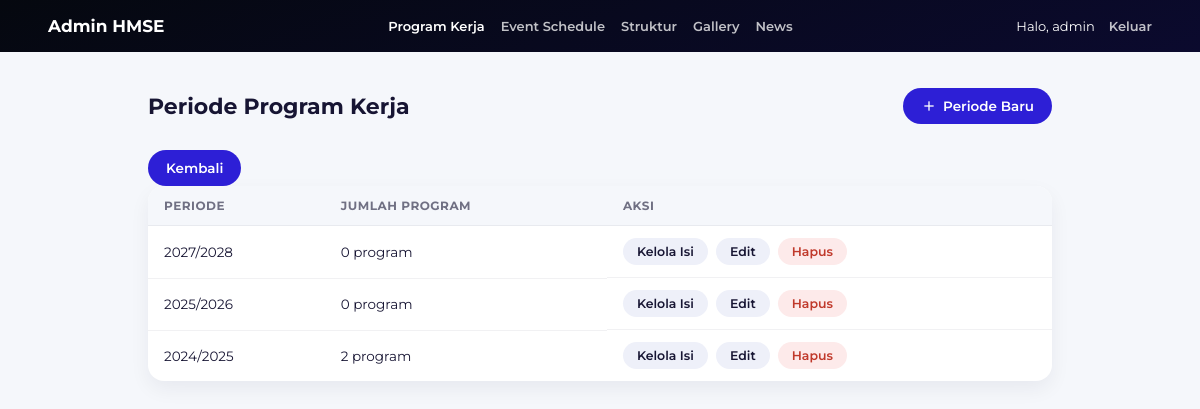
Page /admin/periode-list.php (signed in) on the committed database.
### tables this page shows
CREATE TABLE `periode` (
  `id` int(11) NOT NULL,
  `start_year` int(11) NOT NULL,
  `end_year` int(11) NOT NULL,
  `sort_order` int(11) DEFAULT 0,
  `created_at` datetime DEFAULT current_timestamp()
);

### admin/includes/helpers.php (called while the page is built, shortened)
<?php
function e(?string $value): string {
    return htmlspecialchars($value ?? '', ENT_QUOTES, 'UTF-8');
}

### admin/periode-list.php (the view, shortened to what this page needs)
<?php
require __DIR__ . '/includes/helpers.php';
$pdo = getDbConnection();
$periodes = $pdo->query('SELECT p.*, (SELECT COUNT(*) FROM program_kerja pk WHERE pk.periode_id = p.id) AS jumlah_program
                          FROM periode p ORDER BY start_year DESC')->fetchAll();
require __DIR__ . '/includes/header.php';
?>
<div class="admin-title-row">
    <h2>Periode Program Kerja</h2>
    <a class="btn" href="periode-form.php"><i class="material-icons" style="font-size:16px;">add</i> Periode Baru</a>
</div>
<?php if (empty($periodes)): ?>
    <div class="admin-empty">Belum ada periode. Tambah periode baru dulu di atas.</div>
<?php else: ?>
    <a href="dashboard.php" class="btn btn-back">Kembali</a>
    <table class="admin-table">
        <thead>
            <tr>
                <th>Periode</th>
                <th>Jumlah Program</th>
                <th>Aksi</th>
            </tr>
        </thead>
        <tbody>
            <?php foreach ($periodes as $p): ?>
                <tr>
                    <td><?= e($p['start_year']) ?>/<?= e($p['end_year']) ?></td>
                    <td><?= (int)$p['jumlah_program'] ?> program</td>
                    <td class="actions">
                        <a class="btn btn-secondary btn-small" href="proker-list.php?periode_id=<?= (int)$p['id'] ?>">Kelola Isi</a>
                        <a class="btn btn-secondary btn-small" href="periode-form.php?id=<?= (int)$p['id'] ?>">Edit</a>
                        <form class="confirm-delete-form" method="POST" action="periode-delete.php" onsubmit="return confirm('Hapus periode <?= e($p['start_year']) ?>/<?= e($p['end_year']) ?>? Semua program kerja di dalamnya ikut terhapus.');">
                            <button type="submit" class="btn btn-danger btn-small">Hapus</button>
                        </form>
                    </td>
                </tr>
            <?php endforeach; ?>
        </tbody>
    </table>
<?php endif; ?>

### admin/admin.css (style rules this page uses)
* { box-sizing:border-box; }
body { font-family:'Montserrat', sans-serif; background:#f5f7fb; margin:0; color:#171533; }
a { color:inherit; }
.admin-title-row { display:flex; justify-content:space-between; align-items:center; flex-wrap:wrap; gap:12px; margin-bottom:26px; }
.admin-title-row h2 { font-size:22px; font-weight:700; margin:0; }
.btn { display:inline-flex; align-items:center; gap:6px; padding:10px 18px; border-radius:50px; border:none; background:#2d1fd6; color:#fff; font-family:inherit; font-weight:600; font-size:13.5px; cursor:pointer; text-decoration:none; }
.btn-secondary { background:#eef0f9; color:#171533; }
.btn-danger { background:#fdeaea; color:#c0392b; }
.btn-small { padding:6px 14px; font-size:12.5px; }
.admin-table { width:100%; border-collapse:collapse; background:#fff; border-radius:16px; overflow:hidden; box-shadow:0 8px 20px rgba(11,10,46,0.06); }
.admin-table th, .admin-table td { padding:12px 16px; text-align:left; font-size:13.5px; border-bottom:1px solid rgba(23,21,51,0.06); }
.admin-table th { background:#f5f7fb; font-weight:700; color:rgba(23,21,51,0.6); font-size:12px; text-transform:uppercase; letter-spacing:0.5px; }
.admin-table tr:last-child td { border-bottom:none; }
.admin-table td.actions { display:flex; gap:8px; white-space:nowrap; }
.confirm-delete-form { display:inline; }

### rows in the picture
periode: start_year "2027", end_year "2028", jumlah_program "0"
periode: start_year "2025", end_year "2026", jumlah_program "0"
periode: start_year "2024", end_year "2025", jumlah_program "2"

### other values in the picture
$_SESSION['admin_username'] "admin"
